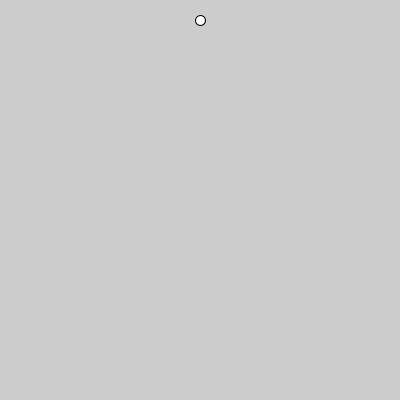
Frame 1 (no input)
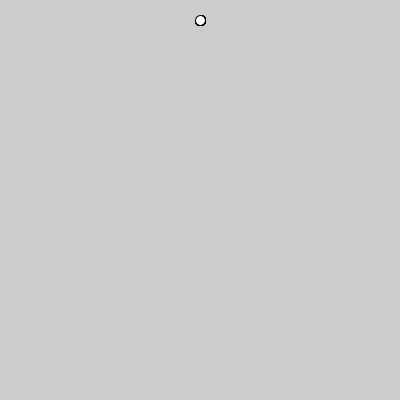
Frame 60 (the mouse pressed at the canvas centre just before this capture)
Frame 120 (the mouse held since frame 60 and released just before this capture): identical to frame 60, image omitted

The Processing sketch that drew these frames (run headless with seeded random() and noise(); from frame 60 on, the mouse is pressed at the canvas centre):

// Processing sketch: hello
// ── hello.pde
int ax = 0;
int ay = 0;
int vx = 0;
int vy = 0;
int x = 200;
int y = 20;
int t = 0;

void setup(){
  size(400,400);
  
}

void draw(){
  
  ellipse(x, y, 10, 10);
  
  
}
